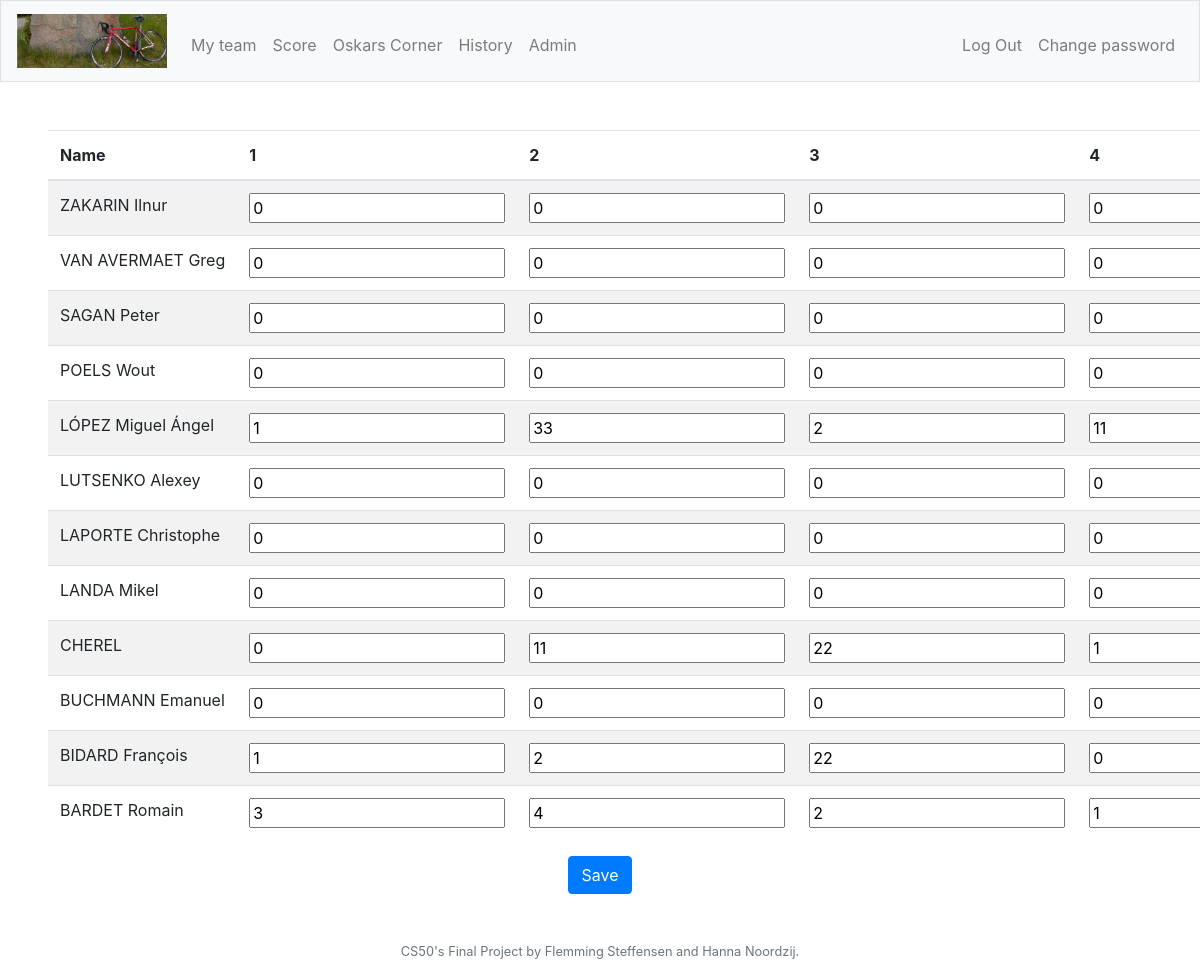
The app's page /points?activecomp=2 (signed in), older data.
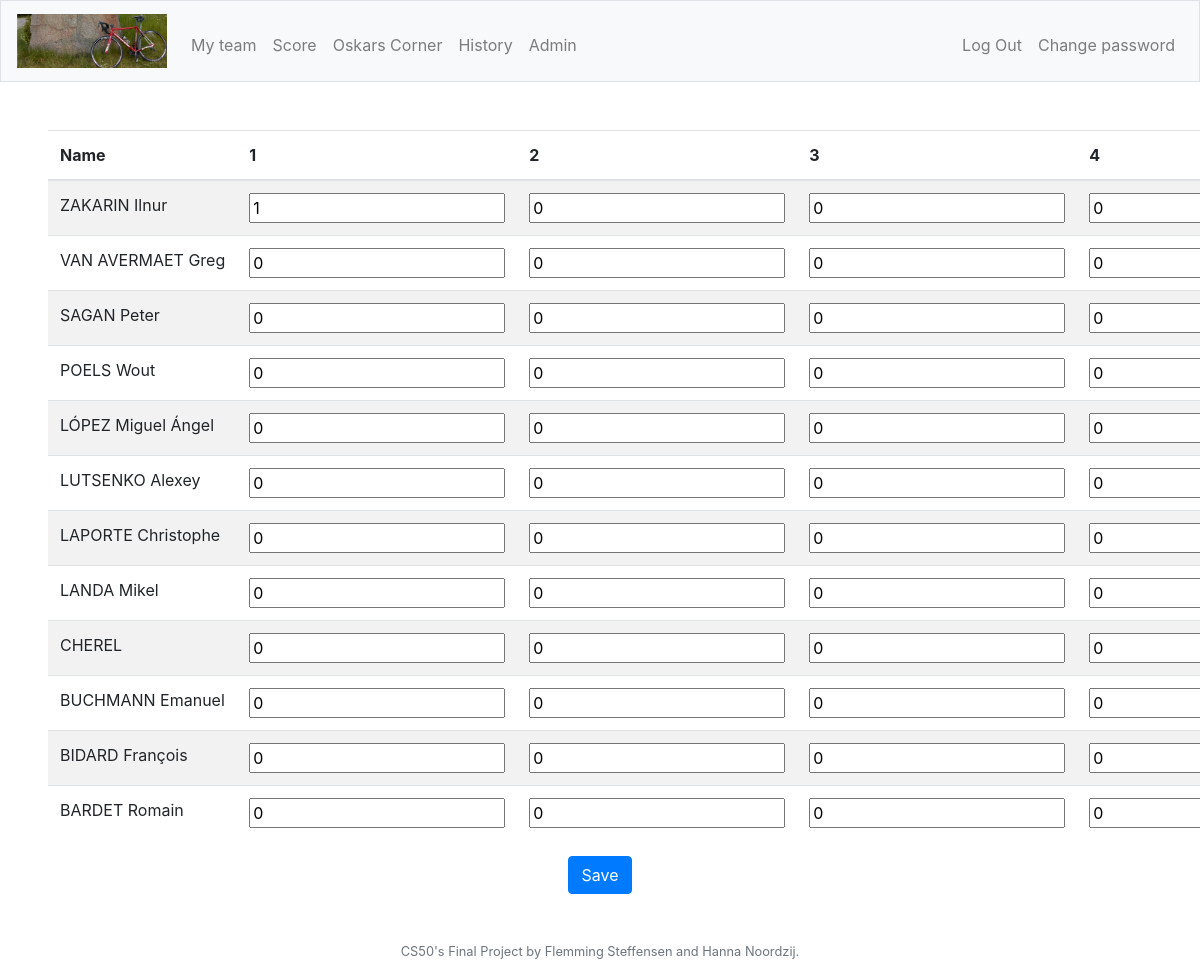
The same page, newer data.
### tables this page shows
CREATE TABLE "riders" (
	"id"	INTEGER NOT NULL UNIQUE,
	"comp_id"	INTEGER NOT NULL,
	"rider"	TEXT NOT NULL,
	"nationality"	TEXT NOT NULL,
	"rides_for"	TEXT NOT NULL,
	"contraint_id"	INTEGER,
	FOREIGN KEY("comp_id") REFERENCES "competitions"("id"),
	FOREIGN KEY("contraint_id") REFERENCES "rider_constraints"("id"),
	PRIMARY KEY("id" AUTOINCREMENT)
);

CREATE TABLE "points" (
	"id"	INTEGER NOT NULL UNIQUE,
	"rider_id"	INTEGER NOT NULL,
	"day1"	INTEGER,
	"day2"	INTEGER,
	"day3"	INTEGER,
	"day4"	INTEGER,
	"day5"	INTEGER,
	"day6"	INTEGER,
	"day7"	INTEGER,
	"day8"	INTEGER,
	"day9"	INTEGER,
	"day10"	INTEGER,
	"day11"	INTEGER,
	"day12"	INTEGER,
	"day13"	INTEGER,
	"day14"	INTEGER,
	"day15"	INTEGER,
	"day16"	INTEGER,
	"day17"	INTEGER,
	"day18"	INTEGER,
	"day19"	INTEGER,
	"day20"	INTEGER,
	"day21"	INTEGER,
	"day22"	INTEGER,
	"day23"	INTEGER,
	"day24"	INTEGER,
	"day25"	INTEGER,
	"day26"	INTEGER,
	"day27"	INTEGER,
	"day28"	INTEGER,
	"day29"	INTEGER,
	"day30"	INTEGER,
	FOREIGN KEY("rider_id") REFERENCES "riders"("id"),
	PRIMARY KEY("id" AUTOINCREMENT)
);

### app.py (the view)
@app.route("/points")
@login_required
def points():
    role = getRole()
    compid = request.args.get('activecomp', None)
    riderpoints = db.execute("SELECT ri.id, ri.rider, po.day1, po.day2, po.day3, po.day4, po.day5, po.day6, po.day7, po.day8, po.day9, po.day10, po.day11, po.day12, po.day13, po.day14, po.day15, po.day16, po.day17, po.day18, po.day19, po.day20, po.day21, po.day22, po.day23, po.day24, po.day25, po.day26, po.day27, po.day28, po.day29, po.day30 FROM riders ri LEFT JOIN points po ON po.rider_id = ri.id WHERE ri.comp_id = :compid ORDER BY ri.rider DESC", compid=compid)
    daysInComp = db.execute("SELECT racedays FROM competitions WHERE id = :compid", compid=compid)
    return render_template("points.html", role=role, riderpoints=riderpoints, daysInComp=daysInComp, compid=compid)

### app.py (called while the page is built)
@app.after_request
def after_request(response):
    response.headers["Cache-Control"] = "no-cache, no-store, must-revalidate"
    response.headers["Expires"] = 0
    response.headers["Pragma"] = "no-cache"
    return response

### helpers.py (called while the page is built)
def login_required(f):
    @wraps(f)
    def decorated_function(*args, **kwargs):
        if session.get("user_id") is None:
            return redirect("/login")
        return f(*args, **kwargs)
    return decorated_function

def getRole():
    role = db.execute("SELECT role FROM users WHERE id = :userid", userid=session["user_id"])
    role2 = role[0]["role"]
    return role2

### templates/points.html (shortened to what this page needs)
{% extends "layout.html" %}
{% block adminNav %}
    {% if role == 2 %}
        <li class="nav-item"><a class="nav-link" href="/admin">Admin</a></li>
    {% endif %}
{% endblock %}
{% block main %}
    {% if daysInComp %}
        <form id="updatePoints" action="/updatePoints" method="post">
            <table class="table table-striped">
                <thead>
                    <tr>
                        <th>Name</th>
                        {% for number in range(daysInComp[0]["racedays"]) %}
                        <th>{{number + 1}}</th>
                        {% endfor %}
                    </tr>
                </thead>
                <tbody>
                    {% for rider in riderpoints %}
                        <tr>
                            <td style="white-space:nowrap">{{rider.rider}}</td>
                            {% for number in range(daysInComp[0]["racedays"]) %}
                            {% set day = "day" ~ (number+1)%}
                                {% if rider[day] %}
                                    <td><input type="number" name="{{rider.id}} {{number+1}}" value="{{rider[day]}}"></td>
                                {% else %}
                                    <td><input type="number" name="{{rider.id}} {{number+1}}" value="0"></td>
                                {% endif %}
                            {% endfor %}
                        </tr>
                    {% endfor %}
                </tbody>
            </table>
            <button class="btn btn-primary" type="submit">Save</button>
        </form>
    {% endif %}
{% endblock %}

Row changes from the older to the newer data that the page shows:
no longer on this page (row unchanged): riders: rider "ZAKARIN Ilnur"
no longer on this page (row unchanged): riders: rider "VAN AVERMAET Greg"
no longer on this page (row unchanged): riders: rider "SAGAN Peter"
no longer on this page (row unchanged): riders: rider "POELS Wout"
no longer on this page (row unchanged): riders: rider "LUTSENKO Alexey"
no longer on this page (row unchanged): riders: rider "LAPORTE Christophe"
no longer on this page (row unchanged): riders: rider "LANDA Mikel"
no longer on this page (row unchanged): riders: rider "BUCHMANN Emanuel"
added points: rider "ZAKARIN Ilnur", day1 "1"
added points: rider "VAN AVERMAET Greg"
added points: rider "SAGAN Peter"
added points: rider "POELS Wout"
changed points "LÓPEZ Miguel Ángel": day1 1 → empty (drawn); day2 33 → empty (drawn); day3 2 → empty (drawn); day4 11 → empty (drawn)
added points: rider "LUTSENKO Alexey"
added points: rider "LAPORTE Christophe"
added points: rider "LANDA Mikel"
changed points "CHEREL": day2 11 → empty (drawn); day3 22 → empty (drawn); day4 1 → empty (drawn)
added points: rider "BUCHMANN Emanuel"
changed points "BIDARD François": day1 1 → empty (drawn); day2 2 → empty (drawn); day3 22 → empty (drawn)
changed points "BARDET Romain": day1 3 → empty (drawn); day2 4 → empty (drawn); day3 2 → empty (drawn); day4 1 → empty (drawn)
Text that changed along with them:
list line gone: "1"
new list line: "0"
list line gone: "33"
list line gone: "2"
list line gone: "11"
list line gone: "22"
list line gone: "3"
list line gone: "4"
